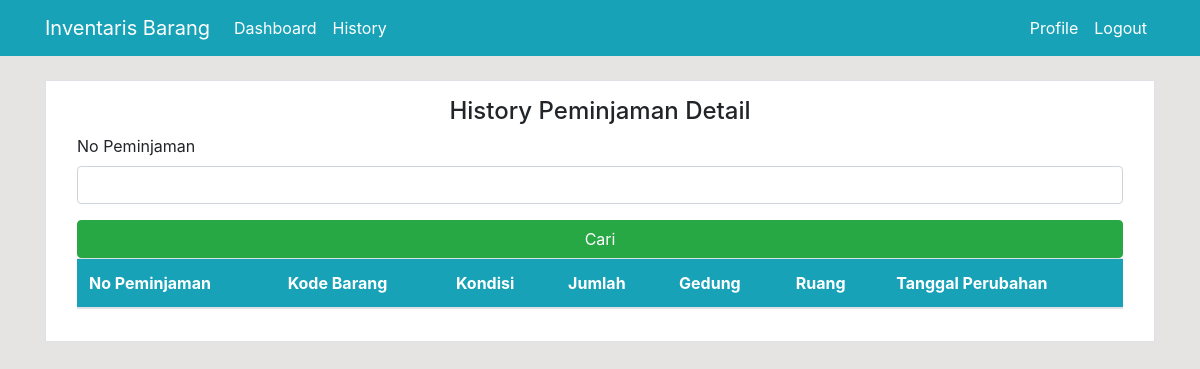
The page /peminjamandetailhistory/ (signed in) on the database as committed earlier.
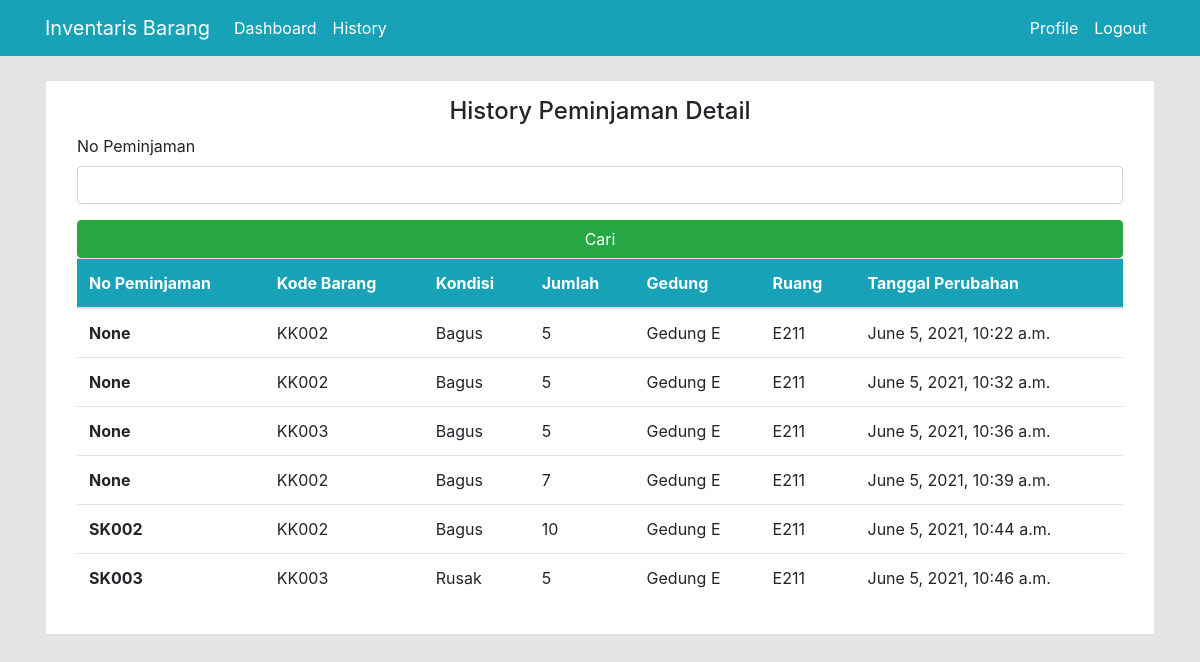
The same page on the database as committed later.
### dashboard/models.py (models this page shows, shortened)
class PeminjamanDetailHistory(models.Model):
    No_Peminjaman = models.CharField(max_length=10 ,null=True, blank=True)
    Kode_Barang = models.CharField(max_length=10, null=True, blank=True)
    Kondisi = models.CharField(max_length=10, null=True)
    Jumlah = models.PositiveIntegerField()
    Gedung = models.CharField(max_length=10 ,null=True, blank=True)
    Ruang = models.CharField(max_length=10, null=True, blank=True,)
    tgl_perubahan = models.DateTimeField(auto_now_add=True)

### dashboard/views.py (the view)
# urls.py: path('peminjamandetailhistory/', views.peminjamandetailhistory, name='dashboard-peminjamandetailhistory'),
@login_required
def peminjamandetailhistory(request):
    items = PeminjamanDetailHistory.objects.all()
    form = CariPeminjamanHistoryForm(request.POST or None)
    myFilter = CariPeminjamanHistory(request.POST, queryset=items)
    items = myFilter.qs
    context = {
        'items' : items,
        'form' : form,
    }
    return render(request, 'dashboard/peminjamandetailhistory.html', context)

### dashboard/forms.py
class CariPeminjamanHistoryForm(forms.ModelForm):
    class Meta:
        model = PeminjamanDetailHistory
        fields = ['No_Peminjaman']

### templates/dashboard/peminjamandetailhistory.html (shortened to what this page needs)
{% extends 'partials/base.html' %}
{% load crispy_forms_tags %}
{% block content %}
    <div class="container">
        <div class="row my-4">
            <div class="col-md-12">
            <div class="border bg-white p-3" align=center>
                    <h4>History Peminjaman Detail</h4>
            <div class="col-md-12" align=left>
            <form method="POST" enctype="multipart/form-data">
                        {{ form|crispy }}
                        <input class="btn btn-success btn-block" type="submit" value="Cari">
            </form>
            </div>
            <div class="col-md-12">
                <table class="table bg-white">
                    <thead class="bg-info">
                        <tr class="text-white">
                            <th scope="col">No Peminjaman</th>
                            <th scope="col">Kode Barang</th>
                            <th scope="col">Kondisi</th>
                            <th scope="col">Jumlah</th>
                            <th scope="col">Gedung</th>
                            <th scope="col">Ruang</th>
                            <th scope="col">Tanggal Perubahan</th>
                        </tr>
                    </thead>
                    <tbody>
                     {% for item in items %}
                        <tr>
                            <th scope="row">{{ item.No_Peminjaman }}</th>
                            <td>{{ item.Kode_Barang }}</td>
                            <td>{{ item.Kondisi }}</td>
                            <td>{{ item.Jumlah }}</td>
                            <td>{{ item.Gedung }}</td>
                            <td>{{ item.Ruang }}</td>
                            <td>{{ item.tgl_perubahan }}</td>
                        </tr>
                    {% endfor %}
                    </tbody>
                </table>
            </div>
            </div>
        </div>
    </div>
{% endblock %}

Rows that differ between the two databases and show on the page:
added PeminjamanDetailHistory: No_Peminjaman "None", Kode_Barang "KK002", Kondisi "Bagus", Jumlah "5", Gedung "Gedung E", Ruang "E211", tgl_perubahan "June 5, 2021, 10:22 a.m."
added PeminjamanDetailHistory: No_Peminjaman "None", Kode_Barang "KK002", Kondisi "Bagus", Jumlah "5", Gedung "Gedung E", Ruang "E211", tgl_perubahan "June 5, 2021, 10:32 a.m."
added PeminjamanDetailHistory: No_Peminjaman "None", Kode_Barang "KK003", Kondisi "Bagus", Jumlah "5", Gedung "Gedung E", Ruang "E211", tgl_perubahan "June 5, 2021, 10:36 a.m."
added PeminjamanDetailHistory: No_Peminjaman "None", Kode_Barang "KK002", Kondisi "Bagus", Jumlah "7", Gedung "Gedung E", Ruang "E211", tgl_perubahan "June 5, 2021, 10:39 a.m."
added PeminjamanDetailHistory: No_Peminjaman "SK002", Kode_Barang "KK002", Kondisi "Bagus", Jumlah "10", Gedung "Gedung E", Ruang "E211", tgl_perubahan "June 5, 2021, 10:44 a.m."
added PeminjamanDetailHistory: No_Peminjaman "SK003", Kode_Barang "KK003", Kondisi "Rusak", Jumlah "5", Gedung "Gedung E", Ruang "E211", tgl_perubahan "June 5, 2021, 10:46 a.m."
